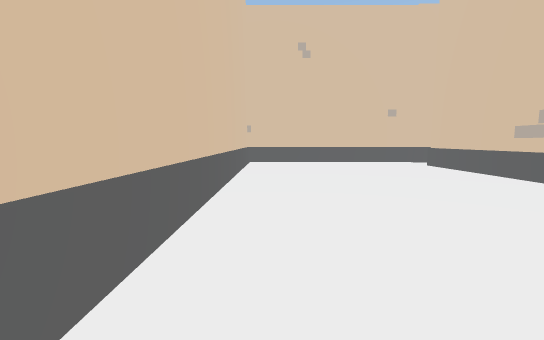
view 1 (above)

24 first-person views from a walk through a scene from a Unity 3-D project. The camera is 1.3 m above the floor, tilts 6° down and sees 90° across. The floor is counted in squares, 2 m on a side. Each view is taken from the middle of a square. On the plan, view 1 faces up. The plan holds only what a view shows up to about 9 squares ahead; the rest is blank. The place goes on beyond the plan. The player character is not drawn. Door leaves are left out, so doorways stand open.

view 2
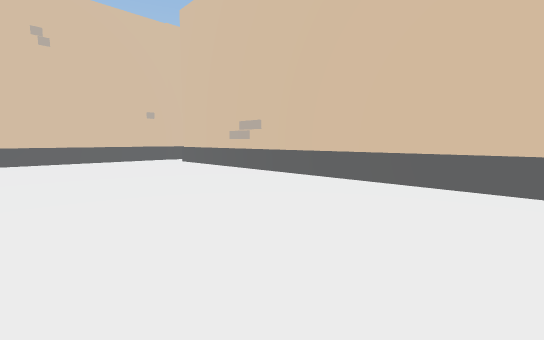

view 3
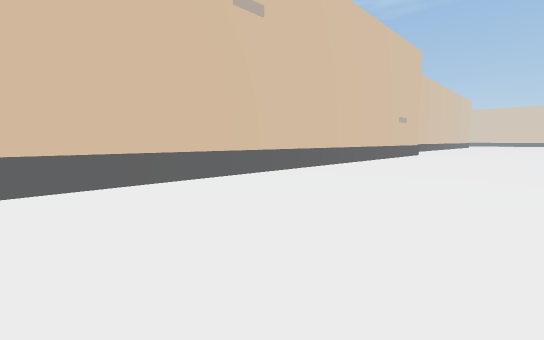

view 4
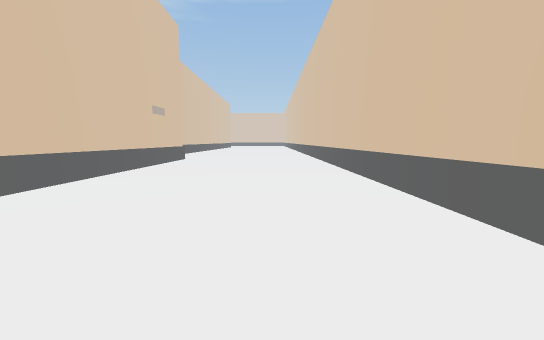

view 5
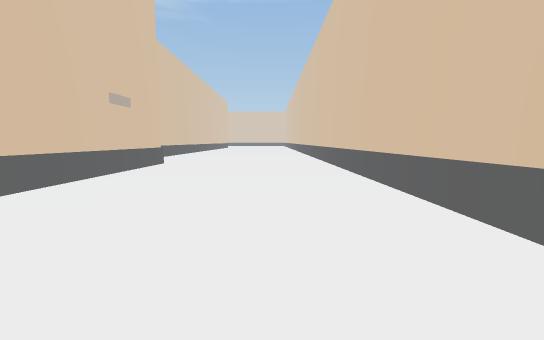

view 6
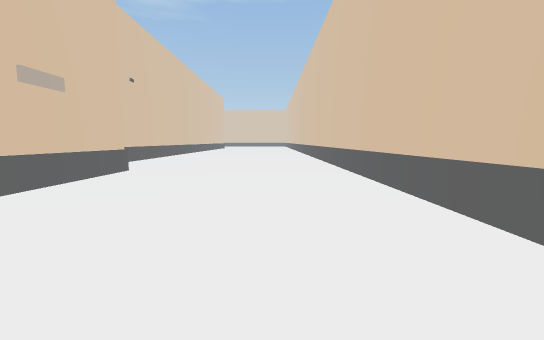

view 7
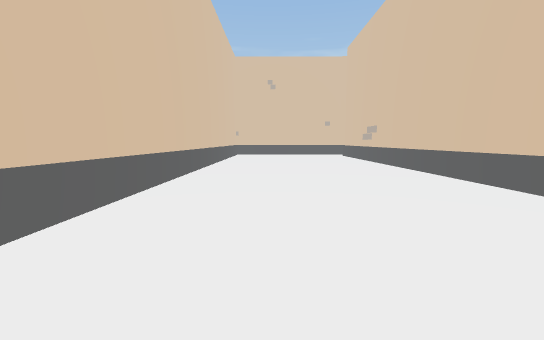

view 8
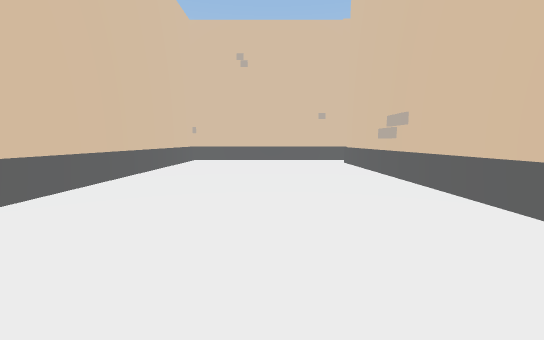

view 9
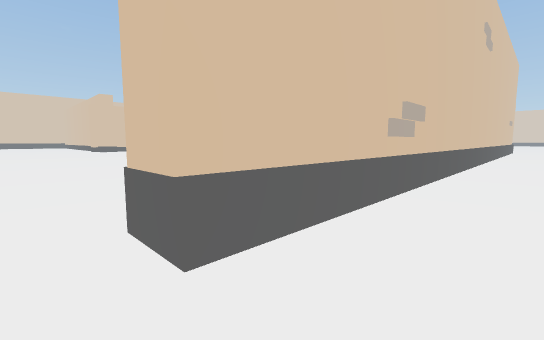

view 10
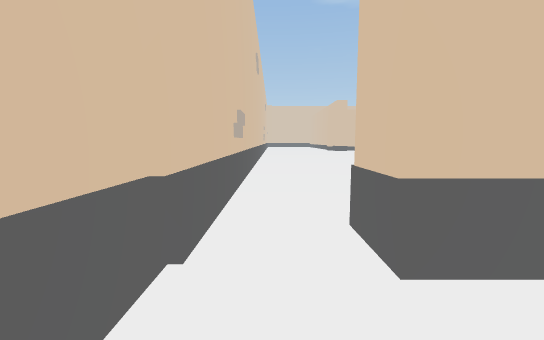

view 11
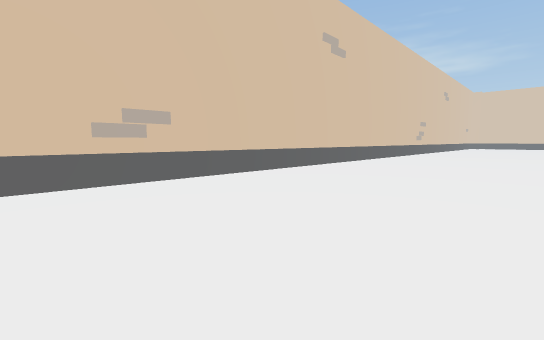

view 12
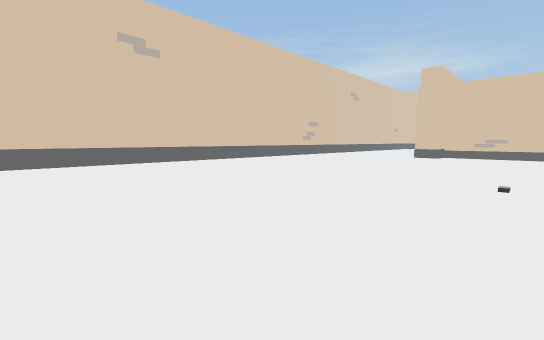

view 13
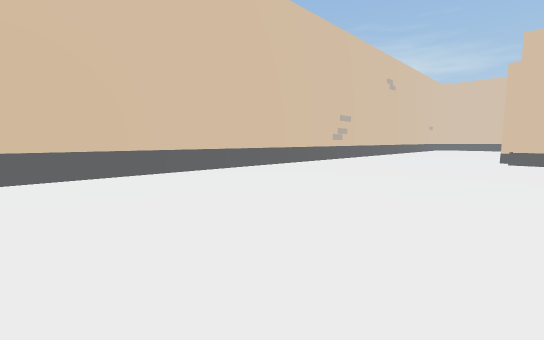

view 14
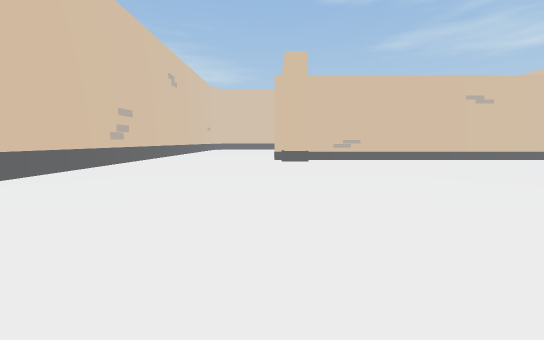

view 15
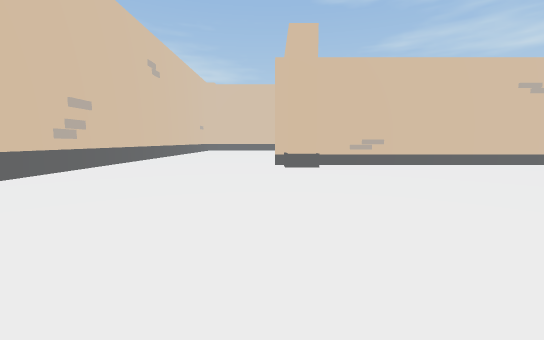

view 16
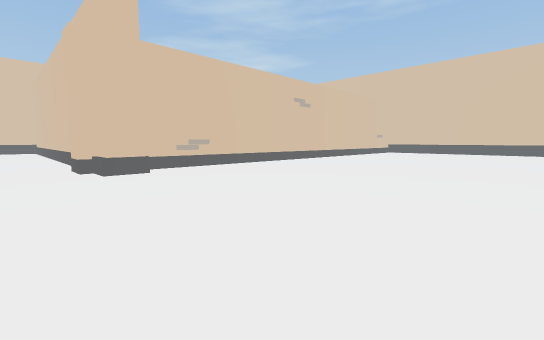

view 17
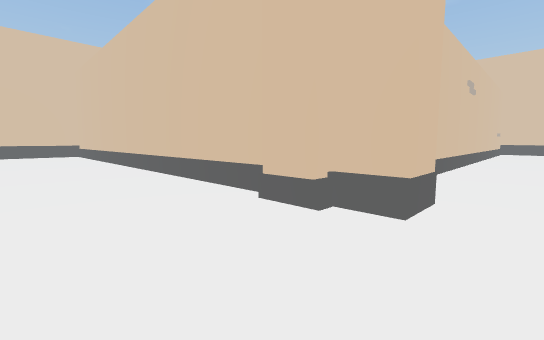

view 18
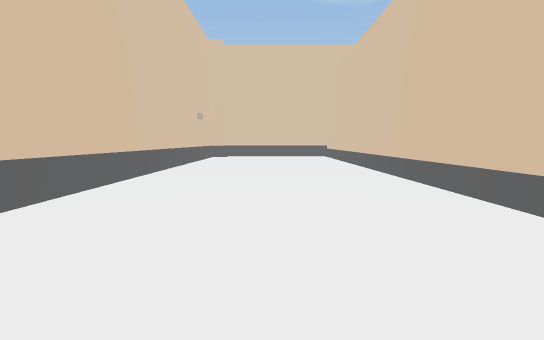

view 19
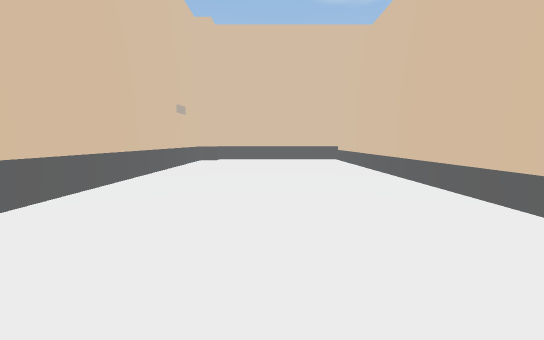

view 20
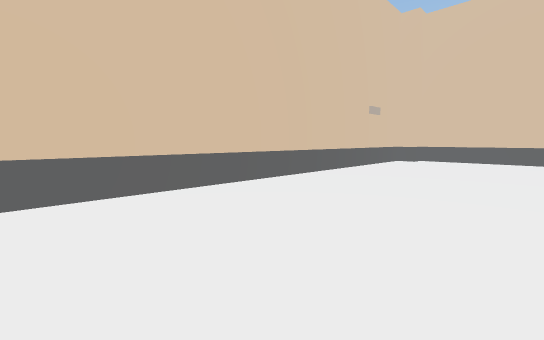

view 21
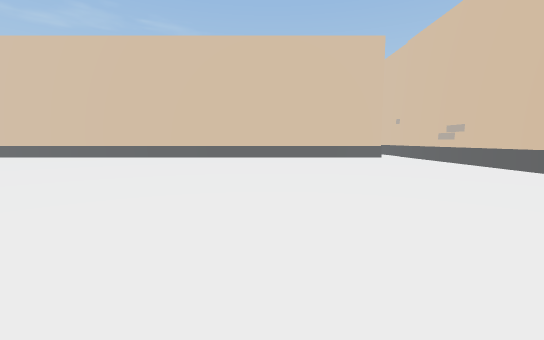

view 22
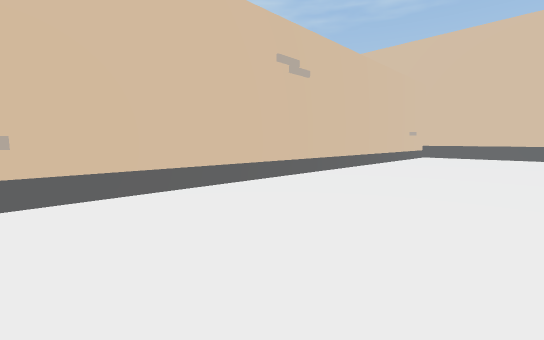

view 23
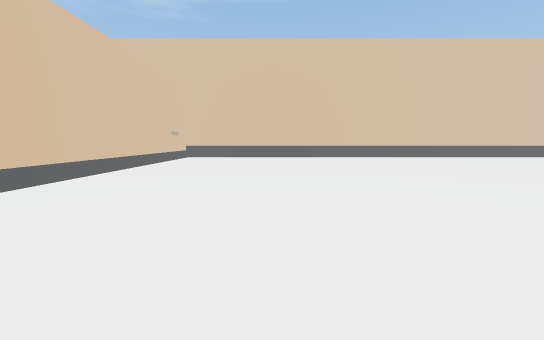

view 24
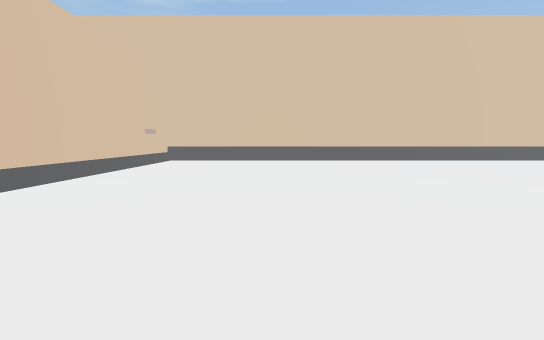

### Floor plan
Points are (right, up) in squares from view 1. A wall is a line through its corners. A room is listed if a view was taken in it or the views show most of it. See-through windows are left out.
Room 1 (views 1, 2, 3, 4, 5, 6, 7, 8, 9, 10)
walls: (4.3, -12.1) (4.3, 7.4); (5.6, -15.1) (5.6, -14.5); (4.5, 8.5) (-0.7, 8.5) (-0.7, -15)
ways out: open door at (4, 8.5) to room 2
Room 2 (views 11, 12, 13, 14, 15, 16, 17, 18, 19, 20, 21, 22, 23, 24)
walls: (21.8, 2.8) (21.8, 3.6) (22.5, 3.6) (22.5, 3.9) (23.4, 3.9); (24.4, 3.6) (34, 3.6); (22.5, -11.1) (22.5, 0.6); (4.3, 7.4) (5.1, 7.4); (34.9, 5) (34.9, 8); (34.4, 8) (34.4, 8.5) (4.5, 8.5)
ways out: open door at (4, 8.5) to room 1

Positions as (right, up) in squares from view 1, and headings:
1: (0, 0), facing up
2: (0, -1), facing up-right
3: (0, 2), facing down-right
4: (1, -2), facing down
5: (1, -4), facing down
6: (1, -6), facing down
7: (1, -5), facing up
8: (2, -1), facing up
9: (3, 8), facing down-right
10: (3, 8), facing right
11: (6, 4), facing up-right
12: (10, 0), facing up-right
13: (12, 3), facing up-right
14: (13, 4), facing right
15: (15, 4), facing right
16: (16, 5), facing down-right
17: (21, 6), facing down-right
18: (23, 6), facing right
19: (25, 6), facing right
20: (25, 5), facing up-right
21: (16, 3), facing left
22: (19, 1), facing down-right
23: (19, 0), facing down
24: (19, -2), facing down
